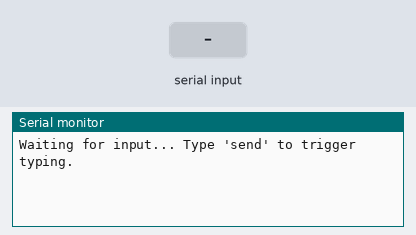
Bench run of a sketch on a simulated SparkFun Pro Micro, built with avr-gcc and run on an emulated ATmega32U4. Parts: the last lines printed to the serial monitor. Inputs (shaded band) come from the test bench. USB keyboard and mouse output is not drawn.

Above: at 1.2 s.
1.3 s: "send\n" received over Serial
At 3.4 s:
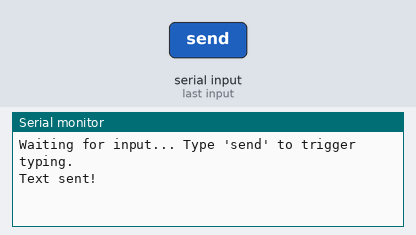
4.0 s: "1\n" received over Serial
At 4.9 s:
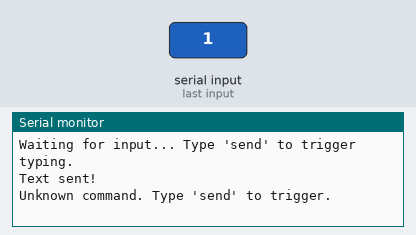

Measured:
- after the input at 1.3 s, the serial monitor: prints a new line after 1.3 s (image 1)
- after the input at 4.0 s, the serial monitor: prints a new line at once (image 2)

The sketch:

Typing_script_for_arduino_pro_micro.ino
```cpp
#include <Keyboard.h>

String text = "testing, testing, testing, testing, testing, testing, testing, testing, testing, testing, testing, testing, testing, testing, testing, testing, ";  // Define your text

void setup() {
  Serial.begin(9600);  // Start serial communication
  Keyboard.begin();
  Serial.println("Waiting for input... Type 'send' to trigger typing.");
}

void loop() {
  if (Serial.available()) {  // Check if data is received
    String command = Serial.readStringUntil('\n');  // Read input from serial
    command.trim();  // Remove any extra spaces or newlines

    if (command == "send") {  // Check if user typed "send"
      delay(1000);
      Keyboard.print(text);  // Type the stored text
      Serial.println("Text sent!");
    } else {
      Serial.println("Unknown command. Type 'send' to trigger.");
       }
  }
}
```
